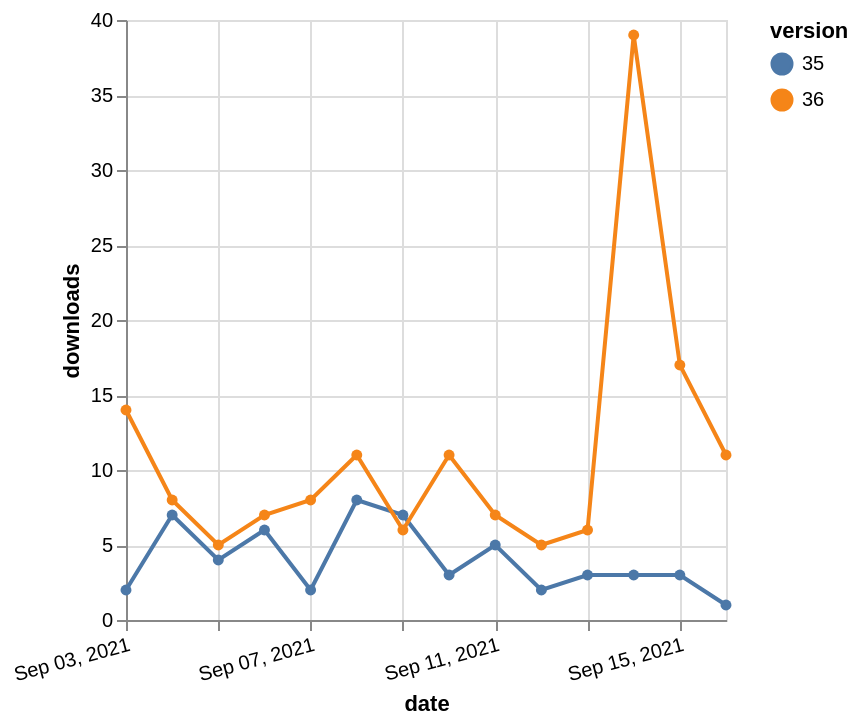

Here is the Vega-Lite specification saved for this chart:
### Vega-Lite specification from a JSON file in a GitHub repository (floating-point values rounded to 4 significant figures)
{"$schema": "https://vega.github.io/schema/vega-lite/v5.json", "description": "A simple bar chart with embedded data.", "data": {"values": [{"date": "2021-09-03", "total": 10840, "delta": 2, "version": "35"}, {"date": "2021-09-04", "total": 10847, "delta": 7, "version": "35"}, {"date": "2021-09-05", "total": 10851, "delta": 4, "version": "35"}, {"date": "2021-09-06", "total": 10857, "delta": 6, "version": "35"}, {"date": "2021-09-07", "total": 10859, "delta": 2, "version": "35"}, {"date": "2021-09-08", "total": 10867, "delta": 8, "version": "35"}, {"date": "2021-09-09", "total": 10874, "delta": 7, "version": "35"}, {"date": "2021-09-10", "total": 10877, "delta": 3, "version": "35"}, {"date": "2021-09-11", "total": 10882, "delta": 5, "version": "35"}, {"date": "2021-09-12", "total": 10884, "delta": 2, "version": "35"}, {"date": "2021-09-13", "total": 10887, "delta": 3, "version": "35"}, {"date": "2021-09-14", "total": 10890, "delta": 3, "version": "35"}, {"date": "2021-09-15", "total": 10893, "delta": 3, "version": "35"}, {"date": "2021-09-16", "total": 10894, "delta": 1, "version": "35"}, {"date": "2021-09-03", "total": 13448, "delta": 14, "version": "36"}, {"date": "2021-09-04", "total": 13456, "delta": 8, "version": "36"}, {"date": "2021-09-05", "total": 13461, "delta": 5, "version": "36"}, {"date": "2021-09-06", "total": 13468, "delta": 7, "version": "36"}, {"date": "2021-09-07", "total": 13476, "delta": 8, "version": "36"}, {"date": "2021-09-08", "total": 13487, "delta": 11, "version": "36"}, {"date": "2021-09-09", "total": 13493, "delta": 6, "version": "36"}, {"date": "2021-09-10", "total": 13504, "delta": 11, "version": "36"}, {"date": "2021-09-11", "total": 13511, "delta": 7, "version": "36"}, {"date": "2021-09-12", "total": 13516, "delta": 5, "version": "36"}, {"date": "2021-09-13", "total": 13522, "delta": 6, "version": "36"}, {"date": "2021-09-14", "total": 13561, "delta": 39, "version": "36"}, {"date": "2021-09-15", "total": 13578, "delta": 17, "version": "36"}, {"date": "2021-09-16", "total": 13589, "delta": 11, "version": "36"}]}, "width": "container", "mark": {"type": "line", "point": {"filled": true}}, "encoding": {"x": {"field": "date", "type": "temporal", "timeUnit": "yearmonthdate", "title": "date", "axis": {"labelAngle": -15}}, "y": {"field": "delta", "type": "quantitative", "title": "downloads"}, "color": {"field": "version", "type": "nominal"}, "tooltip": {"field": "delta"}}}
